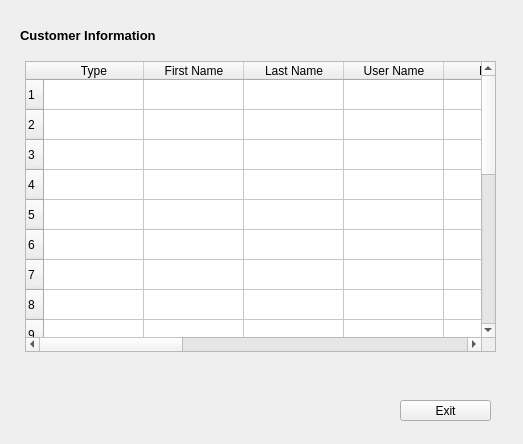
<?xml version="1.0" encoding="UTF-8"?>
<ui version="4.0">
 <class>Form</class>
 <widget class="QWidget" name="Form">
  <property name="geometry">
   <rect>
    <x>0</x>
    <y>0</y>
    <width>523</width>
    <height>444</height>
   </rect>
  </property>
  <property name="windowTitle">
   <string>Form</string>
  </property>
  <widget class="QLabel" name="label">
   <property name="geometry">
    <rect>
     <x>20</x>
     <y>20</y>
     <width>161</width>
     <height>31</height>
    </rect>
   </property>
   <property name="text">
    <string>&lt;html&gt;&lt;head/&gt;&lt;body&gt;&lt;p&gt;&lt;span style=&quot; font-size:10pt; font-weight:600;&quot;&gt;Customer Information&lt;/span&gt;&lt;/p&gt;&lt;/body&gt;&lt;/html&gt;</string>
   </property>
  </widget>
  <widget class="QTableWidget" name="tableWidget">
   <property name="geometry">
    <rect>
     <x>25</x>
     <y>61</y>
     <width>471</width>
     <height>291</height>
    </rect>
   </property>
   <property name="rowCount">
    <number>20</number>
   </property>
   <property name="columnCount">
    <number>12</number>
   </property>
   <row/>
   <row/>
   <row/>
   <row/>
   <row/>
   <row/>
   <row/>
   <row/>
   <row/>
   <row/>
   <row/>
   <row/>
   <row/>
   <row/>
   <row/>
   <row/>
   <row/>
   <row/>
   <row/>
   <row/>
   <column>
    <property name="text">
     <string>Type</string>
    </property>
   </column>
   <column>
    <property name="text">
     <string>First Name</string>
    </property>
   </column>
   <column>
    <property name="text">
     <string>Last Name</string>
    </property>
   </column>
   <column>
    <property name="text">
     <string>User Name</string>
    </property>
   </column>
   <column>
    <property name="text">
     <string>Email</string>
    </property>
   </column>
   <column>
    <property name="text">
     <string>Rating</string>
    </property>
   </column>
   <column/>
   <column/>
   <column/>
   <column/>
   <column/>
   <column/>
  </widget>
  <widget class="QPushButton" name="pushButton">
   <property name="geometry">
    <rect>
     <x>400</x>
     <y>400</y>
     <width>91</width>
     <height>21</height>
    </rect>
   </property>
   <property name="text">
    <string>Exit</string>
   </property>
  </widget>
 </widget>
 <resources/>
 <connections/>
</ui>
